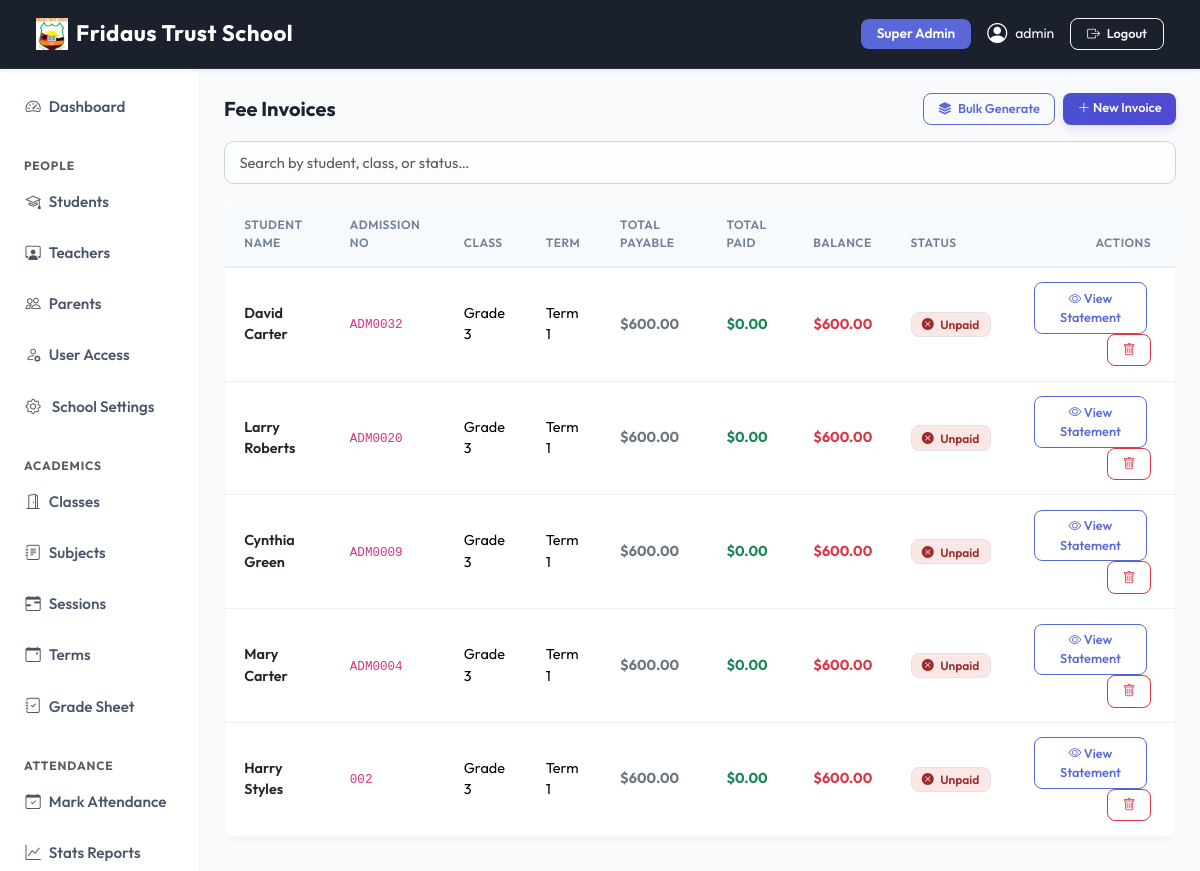
The page /finance/invoices/ (signed in) on the database its author committed.
### apps/dashboard/models.py (models this page shows, shortened)
class SchoolSettings(models.Model):
    school_name    = models.CharField(max_length=200, default='SchoolMS')
    logo           = models.ImageField(upload_to='school/logo/', blank=True, null=True)
    favicon        = models.ImageField(upload_to='school/favicon/', blank=True, null=True)
    primary_color  = models.CharField(max_length=7, default='#5a67d8', help_text='Hex color e.g. #5a67d8')
    secondary_color= models.CharField(max_length=7, default='#4c51bf')
    sidebar_color  = models.CharField(max_length=7, default='#ffffff')
    navbar_color   = models.CharField(max_length=7, default='#1a202c')
    address        = models.TextField(blank=True)
    phone          = models.CharField(max_length=20, blank=True)
    email          = models.EmailField(blank=True)
    website        = models.URLField(blank=True)
    class Meta:
        verbose_name = 'School Settings'
    @classmethod
    def get(cls):
        obj, _ = cls.objects.get_or_create(pk=1)
        return obj

### apps/accounts/models.py (models this page shows, shortened)
class User(AbstractUser):
    ROLE_CHOICES = (
        ('superadmin', 'Super Admin'),
        ('admin', 'Admin'),
        ('teacher', 'Teacher'),
        ('student', 'Student'),
        ('parent', 'Parent'),
    )
    role = models.CharField(max_length=20, choices=ROLE_CHOICES)
    phone = models.CharField(max_length=20, blank=True, null=True)
    profile_pic = models.ImageField(upload_to='profile_pictures/', blank=True, null=True)
    created_at = models.DateTimeField(auto_now_add=True)
    @property
    def is_admin(self):
        return self.role in ['superadmin', 'admin'] or self.is_superuser

### apps/finance/models.py (models this page shows, shortened)
class Invoice(models.Model):
    STATUS_CHOICES = (
        ('unpaid', 'Unpaid'),
        ('partial', 'Partially Paid'),
        ('paid', 'Fully Paid'),
    )
    student = models.ForeignKey('people.Student', on_delete=models.CASCADE, related_name='invoices')
    session = models.ForeignKey('academics.AcademicSession', on_delete=models.CASCADE)
    term = models.ForeignKey('academics.AcademicTerm', on_delete=models.CASCADE)
    student_class = models.ForeignKey('academics.StudentClass', on_delete=models.CASCADE)
    balance_from_previous_term = models.DecimalField(max_digits=10, decimal_places=2, default=Decimal('0.00'))
    discount = models.DecimalField(max_digits=10, decimal_places=2, default=Decimal('0.00'))
    status = models.CharField(max_length=20, choices=STATUS_CHOICES, default='unpaid')
    created_at = models.DateTimeField(auto_now_add=True)
    class Meta:
        ordering = ['-created_at']
    def total_payable(self):
        items_total = sum((item.amount for item in self.items.all()),Decimal('0.00'))
        return max(Decimal('0.00'), self.balance_from_previous_term + items_total - self.discount)
    def total_paid(self):
        return sum((payment.amount_paid for payment in self.payments.all()),Decimal('0.00'))
    def balance(self):
        return self.total_payable() - self.total_paid()

class InvoiceItem(models.Model):
    invoice = models.ForeignKey(Invoice, on_delete=models.CASCADE, related_name='items')
    fee_type = models.ForeignKey(FeeType, on_delete=models.SET_NULL, null=True, blank=True)
    description = models.CharField(max_length=200)
    amount = models.DecimalField(max_digits=10, decimal_places=2)

### apps/people/models.py (models this page shows, shortened)
class Student(models.Model):
    GENDER_CHOICES = [('M', 'Male'), ('F', 'Female')]
    user         = models.OneToOneField(User, on_delete=models.CASCADE, related_name='student_profile')
    admission_no = models.CharField(max_length=20, unique=True)
    date_of_birth= models.DateField()
    gender       = models.CharField(max_length=1, choices=GENDER_CHOICES)
    blood_group  = models.CharField(max_length=5, blank=True, null=True)
    student_class= models.ForeignKey('academics.StudentClass', on_delete=models.SET_NULL, null=True, blank=True, related_name='students')
    address      = models.TextField(blank=True)
    enroll_date  = models.DateField(auto_now_add=True)
    is_active    = models.BooleanField(default=True)
    grades_visible = models.BooleanField(default=False, help_text='Show grades to parent when fees are paid.')
    class Meta:
        ordering = ['admission_no']

### apps/academics/models.py (models this page shows, shortened)
class StudentClass(models.Model):
    LEVEL_CHOICES = [
        ('primary', "Primary"),
        ('junior', "Junior Secondary"),
        ('secondary', "Senior Secondary"),
    ]
    """Class or Room (e.g. Grade 10-A, JSS 1)"""
    name = models.CharField(max_length=20, unique=True)
    grade_level = models.PositiveSmallIntegerField()
    stream = models.CharField(max_length=50, blank=True, null=True)
    education_level = models.CharField(max_length=20, choices=LEVEL_CHOICES, default='primary')
    subjects = models.ManyToManyField(Subject, related_name='classes', blank=True)
    class Meta:
        verbose_name = "Class"
        verbose_name_plural = "Classes"
        ordering = ['name']

class AcademicTerm(models.Model):
    name = models.CharField(max_length=50, unique=True)
    current = models.BooleanField(default=False)
    class Meta:
        ordering = ['name']

### apps/finance/views.py (the view)
# urls.py: path('invoices/',                    views.invoice_list,    name='invoice_list'),
@login_required
def invoice_list(request):
    if request.user.is_admin:
        invoices = Invoice.objects.select_related('student__user', 'student_class', 'term').all()
    elif request.user.is_student:
        student = get_object_or_404(Student, user=request.user)
        invoices = Invoice.objects.filter(student=student).select_related('student_class', 'term')
    elif request.user.is_parent:
        parent = request.user.parent_profile
        invoices = Invoice.objects.filter(student__in=parent.students.all()).select_related('student__user', 'student_class', 'term')
    else:
        invoices = Invoice.objects.none()
    return render(request, 'finance/invoice_list.html', {'invoices': invoices})

### apps/dashboard/context_processors.py (called while the page is built)
def school_settings(request):
    return {'school_settings': SchoolSettings.get()}

### templates/finance/invoice_list.html (shortened to what this page needs)
{% extends 'base.html' %}
{% block content %}
<div class="d-flex justify-content-between align-items-center mb-3">
  <h5 class="fw-bold mb-0">Fee Invoices</h5>
  {% if user.is_admin %}
  <div class="d-flex gap-2">
    <a href="{% url 'finance:bulk_invoice' %}" class="btn btn-outline-primary btn-sm">
      <i class="bi bi-stack me-1"></i> Bulk Generate
    </a>
    <a href="{% url 'finance:invoice_create' %}" class="btn btn-primary btn-sm">
      <i class="bi bi-plus-lg"></i> New Invoice
    </a>
  </div>
  {% endif %}
</div>
<input type="text" id="invoiceSearch" class="form-control mb-3" placeholder="Search by student, class, or status…">
<div class="card shadow-sm border-0">
  <div class="table-responsive">
    <table class="table table-hover align-middle mb-0" id="invoiceTable">
      <thead class="table-light">
        <tr>
          <th>Student Name</th>
          <th>Admission No</th>
          <th>Class</th>
          <th>Term</th>
          <th>Total Payable</th>
          <th>Total Paid</th>
          <th>Balance</th>
          <th>Status</th>
          <th class="text-end px-4">Actions</th>
        </tr>
      </thead>
      <tbody>
        {% for inv in invoices %}
        <tr id="invoice-row-{{ inv.pk }}">
          <td class="fw-semibold text-dark">{{ inv.student.user.get_full_name }}</td>
          <td><code>{{ inv.student.admission_no }}</code></td>
          <td>{{ inv.student_class.name }}</td>
          <td>{{ inv.term.name }}</td>
          <td class="fw-bold text-secondary">${{ inv.total_payable }}</td>
          <td class="fw-bold text-success">${{ inv.total_paid }}</td>
          <td class="fw-bold {% if inv.balance > 0 %}text-danger{% else %}text-muted{% endif %}">${{ inv.balance }}</td>
          <td>
            {% if inv.status == 'paid' %}
              <span class="badge bg-success-subtle text-success border"><i class="bi bi-check-circle-fill me-1"></i> Fully Paid</span>
            {% elif inv.status == 'partial' %}
              <span class="badge bg-warning-subtle text-warning border text-dark"><i class="bi bi-clock-history me-1"></i> Partially Paid</span>
            {% else %}
              <span class="badge bg-danger-subtle text-danger border"><i class="bi bi-x-circle-fill me-1"></i> Unpaid</span>
            {% endif %}
          </td>
          <td class="text-end px-4">
            <a href="{% url 'finance:invoice_detail' inv.pk %}" class="btn btn-sm btn-outline-primary me-1">
              <i class="bi bi-eye"></i> View Statement
            </a>
            {% if user.is_admin %}
              <button class="btn btn-sm btn-outline-danger btn-delete-invoice" data-id="{{ inv.pk }}" data-url="{% url 'finance:invoice_delete' inv.pk %}">
                <i class="bi bi-trash"></i>
              </button>
            {% endif %}
          </td>
        </tr>
        {% empty %}
        <tr><td colspan="9" class="text-center text-muted py-5">No invoices found.</td></tr>
        {% endfor %}
      </tbody>
    </table>
  </div>
</div>
{% endblock %}

### templates/base.html (shortened to what this page needs)
{% load static %}
<!DOCTYPE html>
<html lang="en">
<head>
  <link href="https://cdn.jsdelivr.net/npm/bootstrap@5.3.2/dist/css/bootstrap.min.css" rel="stylesheet">
  <link href="https://cdn.jsdelivr.net/npm/bootstrap-icons@1.11.3/font/bootstrap-icons.css" rel="stylesheet">
  <link href="https://cdnjs.cloudflare.com/ajax/libs/toastr.js/latest/toastr.min.css" rel="stylesheet">
  <link href="{% static 'css/modern.css' %}" rel="stylesheet">
  <link href="https://cdn.jsdelivr.net/npm/select2@4.1.0-rc.0/dist/css/select2.min.css" rel="stylesheet">
  <link href="https://cdn.jsdelivr.net/npm/select2-bootstrap-5-theme@1.3.0/dist/select2-bootstrap-5-theme.min.css" rel="stylesheet">
</head>
<body>
{% if user.is_authenticated %}
<nav class="navbar navbar-expand-lg navbar-dark sticky-top d-print-none shadow-sm"
     style="background-color: {{ school_settings.navbar_color|default:'#1a202c' }} !important;">
  <div class="container-fluid">
    <a class="navbar-brand fw-bold text-white d-flex align-items-center gap-2" href="/">
      {% if school_settings.logo %}
        <img src="{{ school_settings.logo.url }}" height="32" style="object-fit:contain;" alt="{{ school_settings.school_name }}">
      {% else %}
        <i class="bi bi-shield-check" style="color: var(--school-primary);"></i>
      {% endif %}
      <span>{{ school_settings.school_name|default:"SchoolMS" }}</span>
    </a>
    <div class="collapse navbar-collapse" id="navbarNav">
      <div class="ms-auto d-flex align-items-center gap-3 mt-2 mt-lg-0">
        <span class="badge bg-primary px-3 py-2 text-capitalize" style="font-size: 0.85rem;">{{ user.get_role_display }}</span>
        <a href="{% url 'accounts:profile' %}" class="text-white text-decoration-none d-flex align-items-center gap-2 small">
          {% if user.profile_pic %}
            <img src="{{ user.profile_pic.url }}" class="rounded-circle border border-2 border-white" width="32" height="32" style="object-fit:cover">
          {% else %}
            <i class="bi bi-person-circle fs-5"></i>
          {% endif %}
          <span class="d-none d-sm-inline">{{ user.get_full_name|default:user.username }}</span>
        </a>
        <a href="{% url 'accounts:logout' %}" class="btn btn-outline-light btn-sm px-3"><i class="bi bi-box-arrow-right me-1"></i> Logout</a>
      </div>
    </div>
  </div>
</nav>
<div class="container-fluid">
  <div class="row">
    <aside class="col-lg-2 col-md-3 d-none d-md-block pt-3 px-0 border-end" id="sidebar">
  {% include 'partials/sidebar.html' %}
</aside>
    <main class="col-lg-10 col-md-9 ms-sm-auto px-md-4 py-4 animate-fade-in">
      {% block content %}{% endblock %}
    </main>
  </div>
</div>
{% else %}
  {% block auth_content %}{% endblock %}
{% endif %}
</body>
</html>

### static/css/modern.css (style rules this page uses)
:root { --primary-hsl: 235, 65%, 60%; --success-hsl: 150, 60%, 45%; --warning-hsl: 35, 85%, 55%; --danger-hsl: 355, 75%, 55%; --info-hsl: 185, 70%, 45%; --dark-hsl: 220, 30%, 12%; --bg-hsl: 220, 20%, 97%; --card-bg-hsl: 0, 0%, 100%; --text-muted-hsl: 220, 10%, 50%; --border-radius-sm: 8px; --border-radius-md: 14px; --border-radius-lg: 20px; --shadow-sm: 0 4px 6px -1px rgba(0, 0, 0, 0.05), 0 2px 4px -1px rgba(0, 0, 0, 0.03); --shadow-md: 0 10px 15px -3px rgba(0, 0, 0, 0.06), 0 4px 6px -2px rgba(0, 0, 0, 0.04); --shadow-lg: 0 20px 25px -5px rgba(0, 0, 0, 0.08), 0 10px 10px -5px rgba(0, 0, 0, 0.04); --transition-smooth: all 0.3s cubic-bezier(0.4, 0, 0.2, 1); }
body { font-family: 'Outfit', sans-serif; background-color: hsl(var(--bg-hsl)); color: hsl(var(--dark-hsl)); -webkit-font-smoothing: antialiased; }
.card { border: 1px solid rgba(0, 0, 0, 0.035) !important; border-radius: var(--border-radius-md) !important; box-shadow: var(--shadow-sm); background: #ffffff; transition: var(--transition-smooth); }
#sidebar { background-color: #ffffff; border-right: 1px solid rgba(0, 0, 0, 0.045) !important; padding-top: 1.25rem; }
.table-responsive { border-radius: var(--border-radius-md); overflow: hidden; }
.table { margin-bottom: 0; }
.table th { background-color: #f7fafc; color: #718096; font-size: 0.72rem; text-transform: uppercase; letter-spacing: 0.8px; padding: 0.9rem 1.2rem; font-weight: 700; }
.table td { padding: 0.9rem 1.2rem; font-size: 0.9rem; border-bottom: 1px solid #edf2f7; }
.btn { border-radius: 10px; font-weight: 600; padding: 0.55rem 1.25rem; font-size: 0.9rem; transition: var(--transition-smooth); }
.btn-sm { padding: 0.35rem 0.9rem; font-size: 0.8rem; border-radius: 8px; }
.btn-primary { background: linear-gradient(135deg, hsl(var(--primary-hsl)) 0%, hsl(245, 60%, 55%) 100%); border: none; box-shadow: 0 4px 10px rgba(90, 103, 216, 0.15); }
.badge { padding: 0.45em 0.85em; font-weight: 600; font-size: 0.75rem; border-radius: 8px; }
.bg-danger-subtle { background-color: rgba(229, 62, 62, 0.12) !important; color: #9b2c2c !important; }
.form-control, .form-select { border-radius: 10px; border: 1px solid #cbd5e0; padding: 0.6rem 0.9rem; font-size: 0.92rem; transition: var(--transition-smooth); background-color: #fcfdfd; }
.table-responsive, main, .content-wrapper { overflow: visible !important; }
.card .table-responsive { overflow-x: auto !important; }
body { height: 100vh !important; max-height: 100vh !important; overflow: hidden !important; }
.container-fluid > .row { height: calc(100vh - 60px); overflow: hidden !important; display: flex; flex-wrap: nowrap; }
#sidebar { height: 100% !important; overflow-y: auto !important; overflow-x: hidden; }
main { height: 100% !important; flex: 1; overflow-y: auto !important; overflow-x: hidden; }

### rows shown on the page
SchoolSettings: logo (picture), school_name "Fridaus Trust School"
User: role "Super Admin", get_full_name "admin"
Invoice: student.user.get_full_name "David Carter", student.admission_no "ADM0032", student_class.name "Grade 3", term.name "Term 1", total_payable "600.00", total_paid "0.00", balance "600.00", status "Unpaid"
Invoice: student.user.get_full_name "Larry Roberts", student.admission_no "ADM0020", student_class.name "Grade 3", term.name "Term 1", total_payable "600.00", total_paid "0.00", balance "600.00", status "Unpaid"
Invoice: student.user.get_full_name "Cynthia Green", student.admission_no "ADM0009", student_class.name "Grade 3", term.name "Term 1", total_payable "600.00", total_paid "0.00", balance "600.00", status "Unpaid"
Invoice: student.user.get_full_name "Mary Carter", student.admission_no "ADM0004", student_class.name "Grade 3", term.name "Term 1", total_payable "600.00", total_paid "0.00", balance "600.00", status "Unpaid"
Invoice: student.user.get_full_name "Harry Styles", student.admission_no "002", student_class.name "Grade 3", term.name "Term 1", total_payable "600.00", total_paid "0.00", balance "600.00", status "Unpaid"
